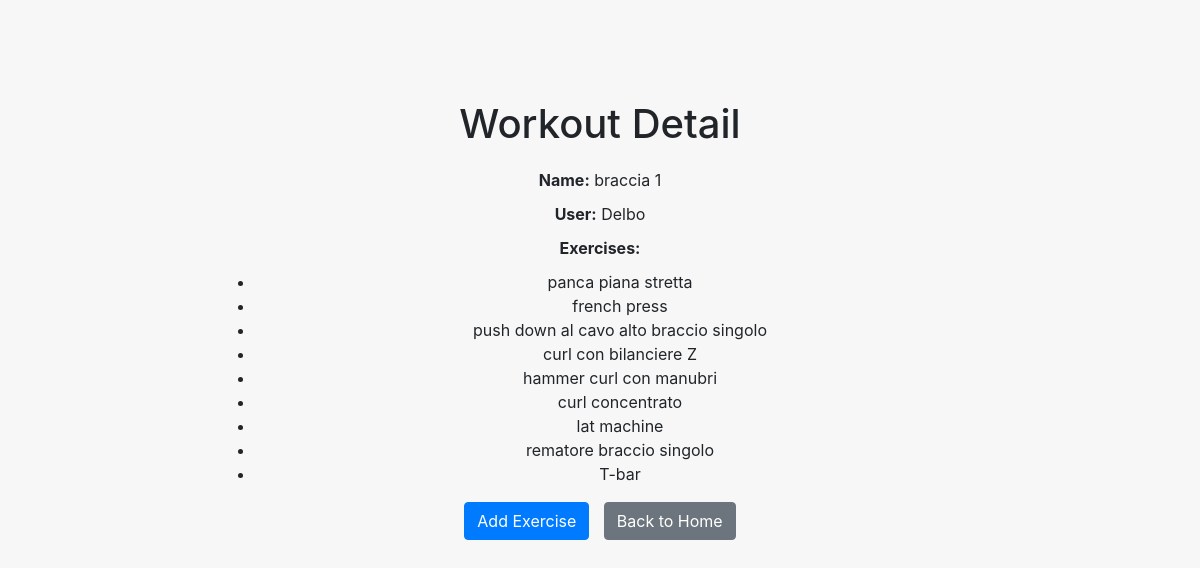
Screenshot of /workouts/workout_detail/29/ with the database file from the repository.
### workouts/models.py (models this page shows)
class Workout(models.Model):
    id=models.AutoField(primary_key=True)
    user=models.ForeignKey('auth.User', on_delete=models.CASCADE)
    name=models.CharField(max_length=100)
    exercises=models.ManyToManyField(to='Exercise', related_name='esercizio')

class Exercise(models.Model):
    id=models.AutoField(primary_key=True)
    workout=models.ForeignKey('Workout', on_delete=models.CASCADE)
    nExercise=models.IntegerField()
    name = models.CharField(max_length=100)
    description=models.TextField(blank=True, null=True)
    sets=models.ManyToManyField(to='Set', related_name='serie')

### workouts/views.py (the view)
# urls.py: path('workout_detail/<int:workout_id>/', workout_detail, name='workout_detail'),
def workout_detail(request, workout_id):
    n = Exercise.objects.filter(workout_id=workout_id).count() + 1
    workout=Workout.objects.get(id=workout_id)
    exercises=Exercise.objects.filter(workout_id=workout_id)
    context={
        'workout': workout,
        'exercises': exercises,
        'workout_id': workout_id,
        'nes': n
    }
    return render(request, 'workout_detail.html',context=context)

### templates/workout_detail.html (shortened to what this page needs)
<!DOCTYPE html>
<html>
<head>
    <link rel="stylesheet" href="https://stackpath.bootstrapcdn.com/bootstrap/4.5.0/css/bootstrap.min.css">
</head>
<body>
    <div class="container">
        <h1>Workout Detail</h1>
        <p><strong>Name:</strong> {{ workout.name }}</p>
        <p><strong>User:</strong> {{ workout.user.username }}</p>
        <p><strong>Exercises:</strong></p>
        <ul>
            {% for exercise in exercises %}
                <li>{{ exercise.name }}</li>
            {% endfor %}
        </ul>
        <a href="{% url 'create_exercise' workout_id=workout_id nExercise=nes%} " class="btn btn-primary">Add Exercise</a>
        <a href="{% url 'profile_home' %}" class="btn btn-secondary">Back to Home</a>
    </div>
</body>
</html>

### templates/workout_detail.html (style rules this page uses)
body { background-color: #f7f7f7; }
.container { max-width: 800px; margin: 0 auto; margin-top: 100px; text-align: center; }
h1 { margin-bottom: 20px; }
p { margin-bottom: 10px; }
.btn-primary { margin-right: 10px; }

### rows the page displays
Workout: name "braccia 1", user.username "Delbo"
Exercise: name "panca piana stretta"
Exercise: name "french press"
Exercise: name "push down al cavo alto braccio singolo"
Exercise: name "curl con bilanciere Z"
Exercise: name "hammer curl con manubri"
Exercise: name "curl concentrato"
Exercise: name "lat machine"
Exercise: name "rematore braccio singolo"
Exercise: name "T-bar"
